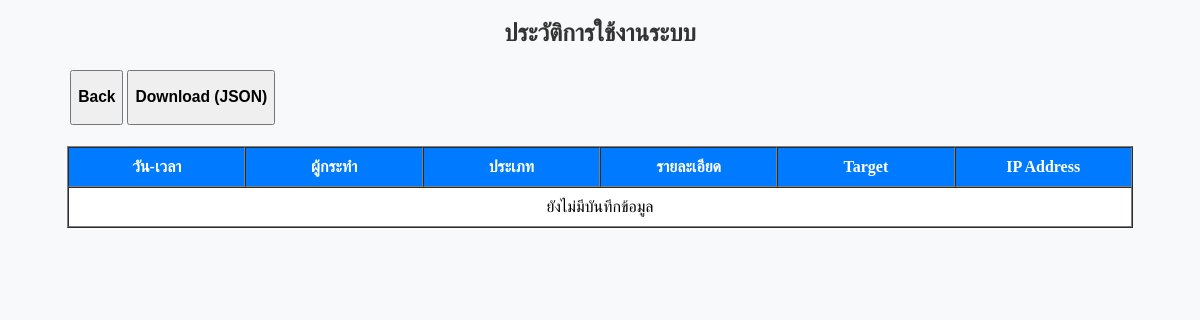
/view_logs.php (signed in), run on an earlier commit of the app's database.
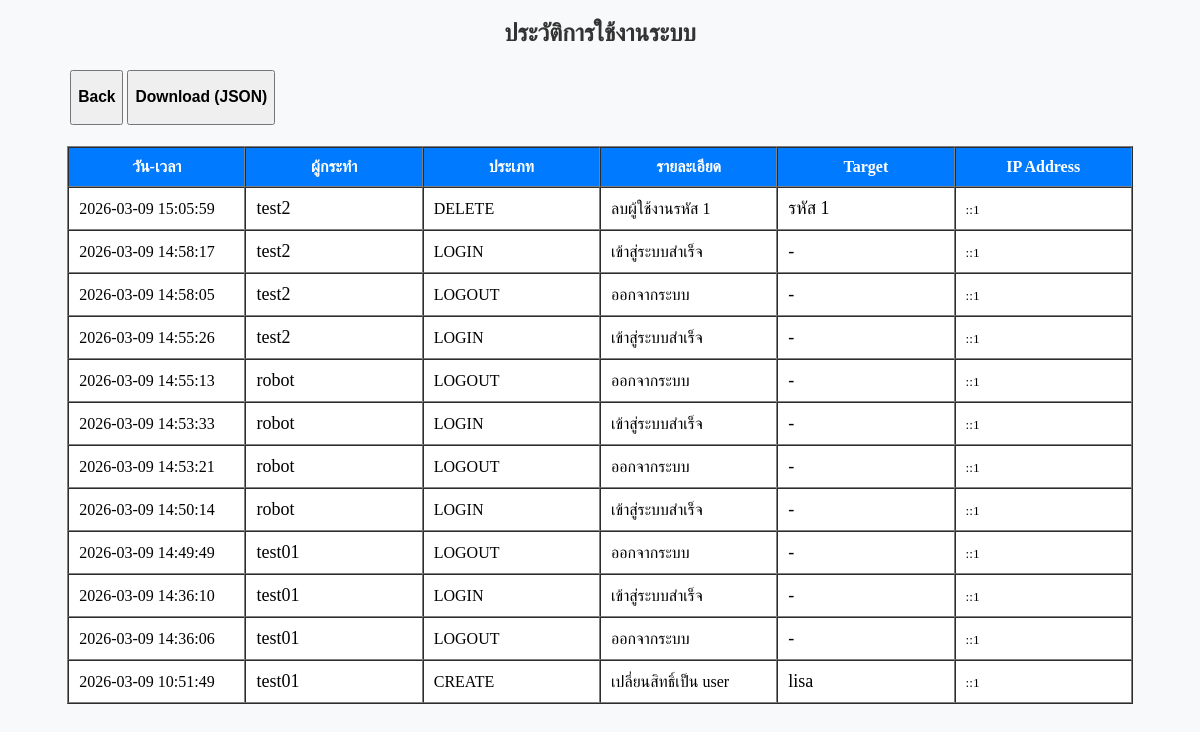
And on a later commit of the database.
### tables this page shows
CREATE TABLE `audit_logs` (
  `log_id` int(11) NOT NULL,
  `user_id` int(11) NOT NULL,
  `action` varchar(255) NOT NULL,
  `timestamp` datetime DEFAULT current_timestamp(),
  `ip_address` varchar(45) DEFAULT NULL,
  `user_agent` text DEFAULT NULL,
  `target_id` int(11) DEFAULT NULL,
  `status` varchar(20) DEFAULT 'success',
  `action_type` enum('CREATE','UPDATE','DELETE','LOGIN','LOGOUT') NOT NULL
);

CREATE TABLE `user` (
  `user_id` int(11) NOT NULL,
  `username` varchar(20) NOT NULL,
  `password` varchar(500) NOT NULL,
  `m_level` varchar(20) NOT NULL COMMENT 'admin,user',
  `name` varchar(50) NOT NULL,
  `time` timestamp NOT NULL DEFAULT current_timestamp() ON UPDATE current_timestamp()
);

### view_logs.php (the view, shortened to what this page needs)
<?php
require_once 'db_connect.php';
$sql = "SELECT a.*,
               u1.username AS admin_name,
               u2.username AS target_name
        FROM audit_logs a
        LEFT JOIN user u1 ON a.user_id = u1.user_id
        LEFT JOIN user u2 ON a.target_id = u2.user_id
        ORDER BY a.timestamp DESC";
$result = $conn->query($sql);
?>
<!DOCTYPE html>
<html lang="th">
<head>
</head>
<body bgcolor="#f8f9fa">
<div align="center">
    <h2><font color="#333333">ประวัติการใช้งานระบบ</font></h2>
    <table border="0" width="90%">
        <tr>
            <td align="left">
                <a href="admin.php"><button type="button"><h3>Back</h3></button></a>
                <form action="export_logs.php" method="POST" style="display:inline;">
                    <button type="submit" name="download_json"><h3>Download (JSON)</h3></button>
                </form>
            </td>
        </tr>
    </table>
    <br>
    <table border="1" width="90%" cellpadding="10" cellspacing="0" bgcolor="#ffffff">
        <thead>
            <tr bgcolor="#007bff">
                <th width="15%"><font color="#ffffff">วัน-เวลา</font></th>
                <th width="15%"><font color="#ffffff">ผู้กระทำ</font></th>
                <th width="15%"><font color="#ffffff">ประเภท</font></th>
                <th width="15%"><font color="#ffffff">รายละเอียด</font></th>
                <th width="15%"><font color="#ffffff">Target</font></th>
                <th width="15%"><font color="#ffffff">IP Address</font></th>
            </tr>
        </thead>
        <tbody>
            <?php if ($result && $result->num_rows > 0): ?>
                <?php while($row = $result->fetch_assoc()): ?>
                <?php
                    $display_target = $row['target_name'];
                    $display_action = $row['action'];
                    if ($row['action_type'] === 'DELETE' && empty($display_target)) {
                        if (preg_match('/ลบผู้ใช้งานชื่อ:\s*(.*)/', $display_action, $matches)) {
                            $display_target = $matches[1];
                        } elseif (preg_match('/ลบผู้ใช้งาน(รหัส\s*\d+)/', $display_action, $matches)) {
                            $display_target = $matches[1];
                        }
                    }
                    if (empty($display_target)) {
                        $display_target = '-';
                    }
                ?>
                <tr>
                    <td><?php echo $row['timestamp']; ?></td>
                    <td><font size="4"><?php echo htmlspecialchars($row['admin_name'] ?? 'System'); ?></font></td>
                    <td><font size="3" color="black"><?php echo htmlspecialchars($row['action_type']); ?></font></td>
                    <td><?php echo htmlspecialchars($display_action); ?></td>
                    <td><font size="4"><?php echo htmlspecialchars($display_target); ?></font></td>
                    <td><small><?php echo $row['ip_address']; ?></small></td>
                </tr>
                <?php endwhile; ?>
            <?php else: ?>
                <tr>
                    <td colspan="6" align="center">ยังไม่มีบันทึกข้อมูล</td>
                </tr>
            <?php endif; ?>
        </tbody>
    </table>
</div>
</body>
</html>

What changed in the data, as far as the page shows it:
added audit_logs: timestamp "2026-03-09 15:05:59", user.username "test2", action_type "DELETE", action "ลบผู้ใช้งานรหัส 1", display_target "รหัส 1", ip_address "::1"
added audit_logs: timestamp "2026-03-09 14:58:17", user.username "test2", action_type "LOGIN", action "เข้าสู่ระบบสำเร็จ", display_target "-", ip_address "::1"
added audit_logs: timestamp "2026-03-09 14:58:05", user.username "test2", action_type "LOGOUT", action "ออกจากระบบ", display_target "-", ip_address "::1"
added audit_logs: timestamp "2026-03-09 14:55:26", user.username "test2", action_type "LOGIN", action "เข้าสู่ระบบสำเร็จ", display_target "-", ip_address "::1"
added audit_logs: timestamp "2026-03-09 14:55:13", user.username "robot", action_type "LOGOUT", action "ออกจากระบบ", display_target "-", ip_address "::1"
added audit_logs: timestamp "2026-03-09 14:53:33", user.username "robot", action_type "LOGIN", action "เข้าสู่ระบบสำเร็จ", display_target "-", ip_address "::1"
added audit_logs: timestamp "2026-03-09 14:53:21", user.username "robot", action_type "LOGOUT", action "ออกจากระบบ", display_target "-", ip_address "::1"
added audit_logs: timestamp "2026-03-09 14:50:14", user.username "robot", action_type "LOGIN", action "เข้าสู่ระบบสำเร็จ", display_target "-", ip_address "::1"
added audit_logs: timestamp "2026-03-09 14:49:49", user.username "test01", action_type "LOGOUT", action "ออกจากระบบ", display_target "-", ip_address "::1"
added audit_logs: timestamp "2026-03-09 14:36:10", user.username "test01", action_type "LOGIN", action "เข้าสู่ระบบสำเร็จ", display_target "-", ip_address "::1"
added audit_logs: timestamp "2026-03-09 14:36:06", user.username "test01", action_type "LOGOUT", action "ออกจากระบบ", display_target "-", ip_address "::1"
added audit_logs: timestamp "2026-03-09 10:51:49", user.username "test01", action_type "CREATE", action "เปลี่ยนสิทธิ์เป็น user", user.username "lisa", ip_address "::1"
Also different on the page:
text no longer shown: "ยังไม่มีบันทึกข้อมูล"
